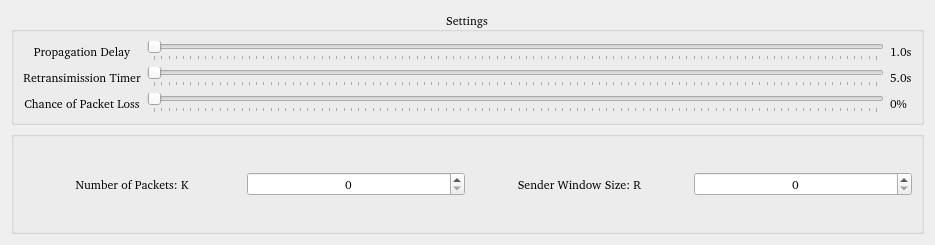
<?xml version="1.0" encoding="UTF-8"?>
<ui version="4.0">
 <class>w_settings</class>
 <widget class="QWidget" name="w_settings">
  <property name="geometry">
   <rect>
    <x>0</x>
    <y>0</y>
    <width>935</width>
    <height>245</height>
   </rect>
  </property>
  <property name="font">
   <font>
    <family>Standard Symbols PS [urw]</family>
   </font>
  </property>
  <property name="windowTitle">
   <string>Settings</string>
  </property>
  <layout class="QGridLayout" name="gridLayout">
   <item row="0" column="0">
    <widget class="QGroupBox" name="groupBox">
     <property name="font">
      <font>
       <family>Sans Serif</family>
      </font>
     </property>
     <property name="title">
      <string>Settings</string>
     </property>
     <property name="alignment">
      <set>Qt::AlignCenter</set>
     </property>
     <layout class="QGridLayout" name="gridLayout_2">
      <item row="2" column="1">
       <widget class="QSlider" name="sl_pkt_loss_per">
        <property name="orientation">
         <enum>Qt::Horizontal</enum>
        </property>
        <property name="tickPosition">
         <enum>QSlider::TicksBelow</enum>
        </property>
       </widget>
      </item>
      <item row="2" column="2">
       <widget class="QLabel" name="lbl_pkt_loss_per">
        <property name="text">
         <string>0%</string>
        </property>
       </widget>
      </item>
      <item row="0" column="2">
       <widget class="QLabel" name="lbl_prop_delay">
        <property name="text">
         <string>1.0s</string>
        </property>
       </widget>
      </item>
      <item row="0" column="0">
       <widget class="QLabel" name="label">
        <property name="text">
         <string>Propagation Delay</string>
        </property>
        <property name="alignment">
         <set>Qt::AlignCenter</set>
        </property>
       </widget>
      </item>
      <item row="1" column="0">
       <widget class="QLabel" name="label_2">
        <property name="text">
         <string>Retransimission Timer</string>
        </property>
        <property name="alignment">
         <set>Qt::AlignCenter</set>
        </property>
       </widget>
      </item>
      <item row="0" column="1">
       <widget class="QSlider" name="sl_prop_delay">
        <property name="autoFillBackground">
         <bool>false</bool>
        </property>
        <property name="inputMethodHints">
         <set>Qt::ImhNone</set>
        </property>
        <property name="tracking">
         <bool>true</bool>
        </property>
        <property name="orientation">
         <enum>Qt::Horizontal</enum>
        </property>
        <property name="tickPosition">
         <enum>QSlider::TicksBelow</enum>
        </property>
       </widget>
      </item>
      <item row="2" column="0">
       <widget class="QLabel" name="label_3">
        <property name="text">
         <string>Chance of Packet Loss</string>
        </property>
        <property name="alignment">
         <set>Qt::AlignCenter</set>
        </property>
       </widget>
      </item>
      <item row="1" column="2">
       <widget class="QLabel" name="lbl_re_timer">
        <property name="text">
         <string>5.0s</string>
        </property>
       </widget>
      </item>
      <item row="1" column="1">
       <widget class="QSlider" name="sl_re_timer">
        <property name="orientation">
         <enum>Qt::Horizontal</enum>
        </property>
        <property name="tickPosition">
         <enum>QSlider::TicksBelow</enum>
        </property>
       </widget>
      </item>
     </layout>
    </widget>
   </item>
   <item row="1" column="0">
    <widget class="QGroupBox" name="groupBox_2">
     <property name="font">
      <font>
       <family>Sans Serif</family>
      </font>
     </property>
     <property name="title">
      <string/>
     </property>
     <property name="alignment">
      <set>Qt::AlignLeading|Qt::AlignLeft|Qt::AlignVCenter</set>
     </property>
     <layout class="QGridLayout" name="gridLayout_3">
      <item row="0" column="3">
       <widget class="QSpinBox" name="spin_R">
        <property name="alignment">
         <set>Qt::AlignCenter</set>
        </property>
       </widget>
      </item>
      <item row="0" column="2">
       <widget class="QLabel" name="label_8">
        <property name="text">
         <string>Sender Window Size: R</string>
        </property>
        <property name="alignment">
         <set>Qt::AlignCenter</set>
        </property>
       </widget>
      </item>
      <item row="0" column="0">
       <widget class="QLabel" name="label_7">
        <property name="text">
         <string>Number of Packets: K</string>
        </property>
        <property name="alignment">
         <set>Qt::AlignCenter</set>
        </property>
       </widget>
      </item>
      <item row="0" column="1">
       <widget class="QSpinBox" name="spin_K">
        <property name="alignment">
         <set>Qt::AlignCenter</set>
        </property>
       </widget>
      </item>
     </layout>
    </widget>
   </item>
  </layout>
 </widget>
 <resources/>
 <connections/>
</ui>
